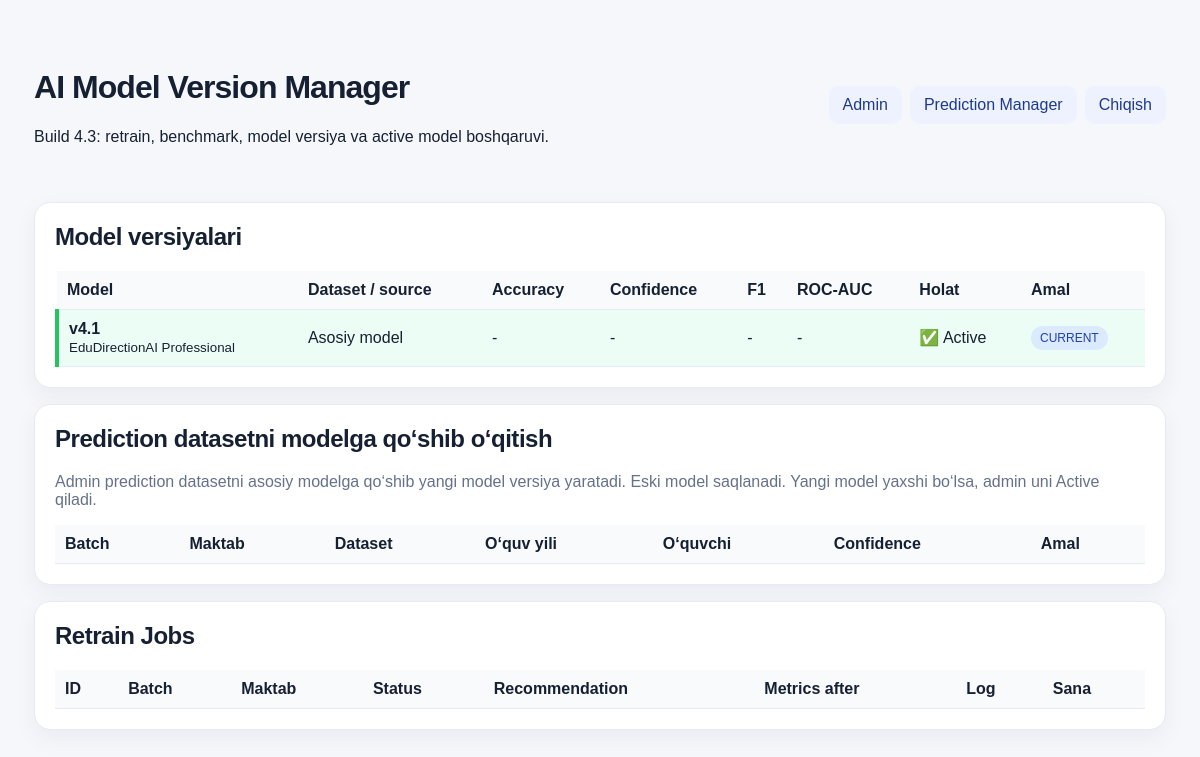
Page /admin/model_manager.php (signed in) on the committed database.
### tables this page shows
CREATE TABLE research_models (
  id INT AUTO_INCREMENT PRIMARY KEY,
  base_model_id INT NULL,
  model_code VARCHAR(100) NOT NULL UNIQUE,
  model_name VARCHAR(255) NOT NULL,
  model_version VARCHAR(50) NOT NULL,
  model_path VARCHAR(500),
  training_source VARCHAR(255) NULL,
  metrics_json LONGTEXT,
  accuracy DECIMAL(8,4) NULL,
  confidence DECIMAL(8,4) NULL,
  f1_score DECIMAL(8,4) NULL,
  roc_auc DECIMAL(8,4) NULL,
  training_samples INT NULL,
  is_active TINYINT(1) DEFAULT 1,
  status ENUM('active','inactive','archived','training','failed') DEFAULT 'active',
  created_by INT NULL,
  created_at TIMESTAMP DEFAULT CURRENT_TIMESTAMP
);

### config/auth.php (called while the page is built, shortened)
<?php
function auth_h($s): string { return htmlspecialchars((string)$s, ENT_QUOTES, 'UTF-8'); }
?>

### web/admin/model_manager.php (the view, shortened to what this page needs)
<?php
require_once __DIR__.'/../../config/auth.php';
$pdo=db();
$models=$pdo->query('SELECT * FROM research_models ORDER BY id DESC')->fetchAll();
function pct($v){ if($v===null || $v==='') return '-'; return round(((float)$v)*100,2).'%'; }
function metric_delta($json,$key){
    $m=json_decode((string)$json,true);
    if(!$m || !isset($m['delta'][$key])) return '';
    $d=(float)$m['delta'][$key]*100;
    return ($d>=0?'+':'').round($d,2).'%';
}
?>
<!doctype html><html lang="uz"><head><meta charset="utf-8"><meta name="viewport" content="width=device-width,initial-scale=1"><title>AI Model Manager</title><link rel="stylesheet" href="../assets/style.css"></head>
<body><div class="container enterprise">
<header class="topbar"><div><h1>AI Model Version Manager</h1><p>Build 4.3: retrain, benchmark, model versiya va active model boshqaruvi.</p></div><nav class="nav"><a href="index.php">Admin</a><a href="prediction_manager.php">Prediction Manager</a><a href="../logout.php">Chiqish</a></nav></header>
<section class="card">
<h2>Model versiyalari</h2>
<table>
<thead><tr><th>Model</th><th>Dataset / source</th><th>Accuracy</th><th>Confidence</th><th>F1</th><th>ROC-AUC</th><th>Holat</th><th>Amal</th></tr></thead>
<tbody>
<?php foreach($models as $m): ?>
<tr class="<?=((int)$m['is_active']===1?'active-row':'')?>">
<td><b><?=auth_h($m['model_version'])?></b><br><small><?=auth_h($m['model_name'])?></small></td>
<td><?=auth_h($m['training_source'] ?: 'Asosiy model')?></td>
<td><?=pct($m['accuracy'] ?? null)?> <small><?=auth_h(metric_delta($m['metrics_json'] ?? '', 'accuracy'))?></small></td>
<td><?=pct($m['confidence'] ?? null)?> <small><?=auth_h(metric_delta($m['metrics_json'] ?? '', 'confidence'))?></small></td>
<td><?=pct($m['f1_score'] ?? null)?></td>
<td><?=pct($m['roc_auc'] ?? null)?></td>
<td><?=((int)$m['is_active']===1?'✅ Active':auth_h($m['status'] ?? 'inactive'))?></td>
<td><?php if((int)$m['is_active']!==1): ?><a class="mini" href="model_manager.php?activate_model=<?=auth_h($m['id'])?>">✅ Active qilish</a><?php else: ?><span class="badge">CURRENT</span><?php endif; ?></td>
</tr>
<?php endforeach; ?>
</tbody>
</table>
</section>
<section class="card">
<h2>Prediction datasetni modelga qo‘shib o‘qitish</h2>
<p class="hint">Admin prediction datasetni asosiy modelga qo‘shib yangi model versiya yaratadi. Eski model saqlanadi. Yangi model yaxshi bo‘lsa, admin uni Active qiladi.</p>
<table>
<thead><tr><th>Batch</th><th>Maktab</th><th>Dataset</th><th>O‘quv yili</th><th>O‘quvchi</th><th>Confidence</th><th>Amal</th></tr></thead>
</table>
</section>
<section class="card">
<h2>Retrain Jobs</h2>
<table>
<thead><tr><th>ID</th><th>Batch</th><th>Maktab</th><th>Status</th><th>Recommendation</th><th>Metrics after</th><th>Log</th><th>Sana</th></tr></thead>
</table>
</section>
</div></body></html>

### web/assets/style.css (style rules this page uses)
:root { --bg:#f5f7fb;--card:#fff;--text:#162033;--muted:#65718a;--line:#e6eaf2;--brand:#2563eb;--brand2:#0f172a }
* { box-sizing:border-box }
body { margin:0;background:var(--bg);font-family:Arial,Helvetica,sans-serif;color:var(--text) }
.container { max-width:1180px;margin:0 auto;padding:24px }
header { padding:24px 0 }
.topbar { display:flex;justify-content:space-between;gap:16px;align-items:center }
.nav a { display:inline-block;margin-left:8px;padding:10px 14px;background:#eef2ff;color:#1e3a8a;text-decoration:none;border-radius:10px }
.card { background:var(--card);border:1px solid var(--line);border-radius:16px;padding:20px;margin:16px 0;box-shadow:0 8px 24px rgba(15,23,42,.05) }
table { width:100%;border-collapse:collapse;margin-top:10px }
th,td { border-bottom:1px solid var(--line);padding:10px;text-align:left }
th { background:#f8fafc }
.hint,.muted { color:var(--muted) }
.badge { display:inline-block;padding:5px 9px;border-radius:999px;background:#dbeafe;color:#1e40af;font-size:12px }
.card h2 { margin-top:0 }
.enterprise .card { transition:.18s ease }
.enterprise .topbar h1 { letter-spacing:-.03em }
.enterprise h2 { letter-spacing:-.02em }
.active-row { background:#ecfdf5!important;border-left:4px solid #22c55e }

### rows in the picture
research_models: model_version "v4.1", model_name "EduDirectionAI Professional", training_source "Asosiy model", accuracy "-", confidence "-", f1_score "-", roc_auc "-", is_active "✅ Active"
